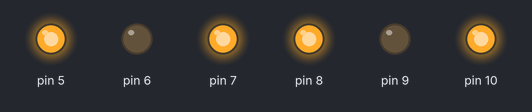
The sketch below on a simulated Arduino Uno, built with avr-gcc and run on an emulated ATmega328P. Parts: output pins drawn as LEDs (lit = HIGH).

Above: at 0.7 s.
At 3.8 s:
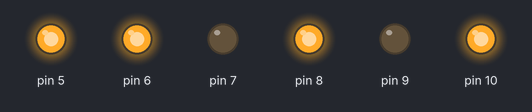
At 6.8 s:
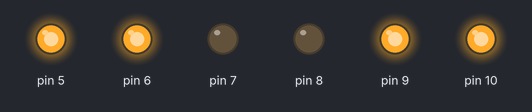
At 9.9 s:
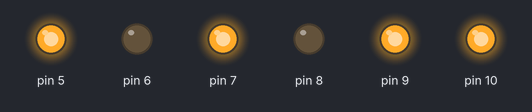
At 14.7 s:
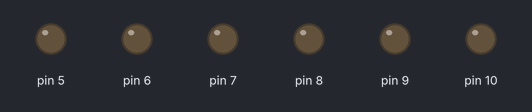
Timing chart, 0 to 15.9 s (numbered marks = the images above):
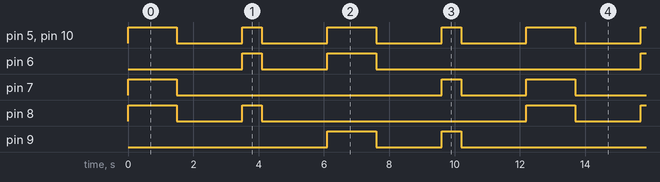

Measured:
- by itself, pin 5, pin 10: repeats every 6.1 s: LOW 2.0 s, HIGH 0.60 s, LOW 2.0 s, HIGH 1.5 s
- by itself, pin 6: repeats every 12.2 s: LOW 2.0 s, HIGH 1.5 s, LOW 8.1 s, HIGH 0.60 s
- by itself, pin 7: repeats every 12.2 s: LOW 8.1 s, HIGH 0.60 s, LOW 2.0 s, HIGH 1.5 s
- by itself, pin 8, pin 9: repeats every 12.2 s: LOW 2.0 s, HIGH 0.60 s, LOW 8.1 s, HIGH 1.5 s

The sketch:

robocar.ino
```cpp
// Run DC Motors with L293D

//Define Pins
//Motor A
int enableA = 10;
int MotorA1 = 9;
int MotorA2 = 8;

//Motor B
int enableB = 5;
int MotorB1 = 6;
int MotorB2 = 7;

const int PWM_MAX = 255;
const int PWM_MOTION = PWM_MAX;
const int PWM_ROTATE = PWM_MAX;

const int TIME_MOVE = 1500;
const int TIME_ROTATE = 600;
const int TIME_STOP = 2000;


void setup() {

  //Serial.begin (9600);
  //configure pin modes
  motorSetup(enableA, MotorA1, MotorA2);
  motorSetup(enableB, MotorB1, MotorB2);
}

void loop() {
  run();
}


void run() {

  //Serial.println ("Enabling Motors");

  motorForward(PWM_MOTION);
  delay(TIME_MOVE);
  motorStop();
  delay(TIME_STOP);

  motorRotateRight(PWM_ROTATE);
  delay(TIME_ROTATE);
  motorStop();
  delay(TIME_STOP);

  motorBackward(PWM_MOTION);
  delay(TIME_MOVE);
  motorStop();
  delay(TIME_STOP);

  motorRotateLeft(PWM_ROTATE);
  delay(TIME_ROTATE);
  motorStop();
  delay(TIME_STOP);
}

void motorSetup(int enable, int in1, int in2) {
  pinMode (enable, OUTPUT);
  pinMode (in1, OUTPUT);
  pinMode (in2, OUTPUT);
}


void motorForward(int pwm) {
  motorForward(enableA, pwm, MotorA1, MotorA2);
  motorForward(enableB, pwm, MotorB1, MotorB2);
}

void motorBackward(int pwm) {
  motorBackward(enableA, pwm, MotorA1, MotorA2);
  motorBackward(enableB, pwm, MotorB1, MotorB2);
}

void motorRotateRight(int pwm) {
  motorForward(enableA, pwm, MotorA1, MotorA2);
  motorBackward(enableB, pwm, MotorB1, MotorB2);
}

void motorRotateLeft(int pwm) {
  motorBackward(enableA, pwm, MotorA1, MotorA2);
  motorForward(enableB, pwm, MotorB1, MotorB2);
}


void motorForward(int enable, int pwm, int in1, int in2) {
  analogWrite(enable, pwm);
  digitalWrite (in1, LOW);
  digitalWrite (in2, HIGH);
}

void motorBackward(int enable, int pwm, int in1, int in2) {
  analogWrite(enable, pwm);
  digitalWrite (in1, HIGH);
  digitalWrite (in2, LOW);
}

void motorStop() {
  motorStop(enableA, MotorA1, MotorA2);
  motorStop(enableB, MotorB1, MotorB2);
}

void motorStop(int enable, int in1, int in2) {
  analogWrite(enable, LOW);
  digitalWrite (in1, LOW);
  digitalWrite (in2, LOW);
}
```
